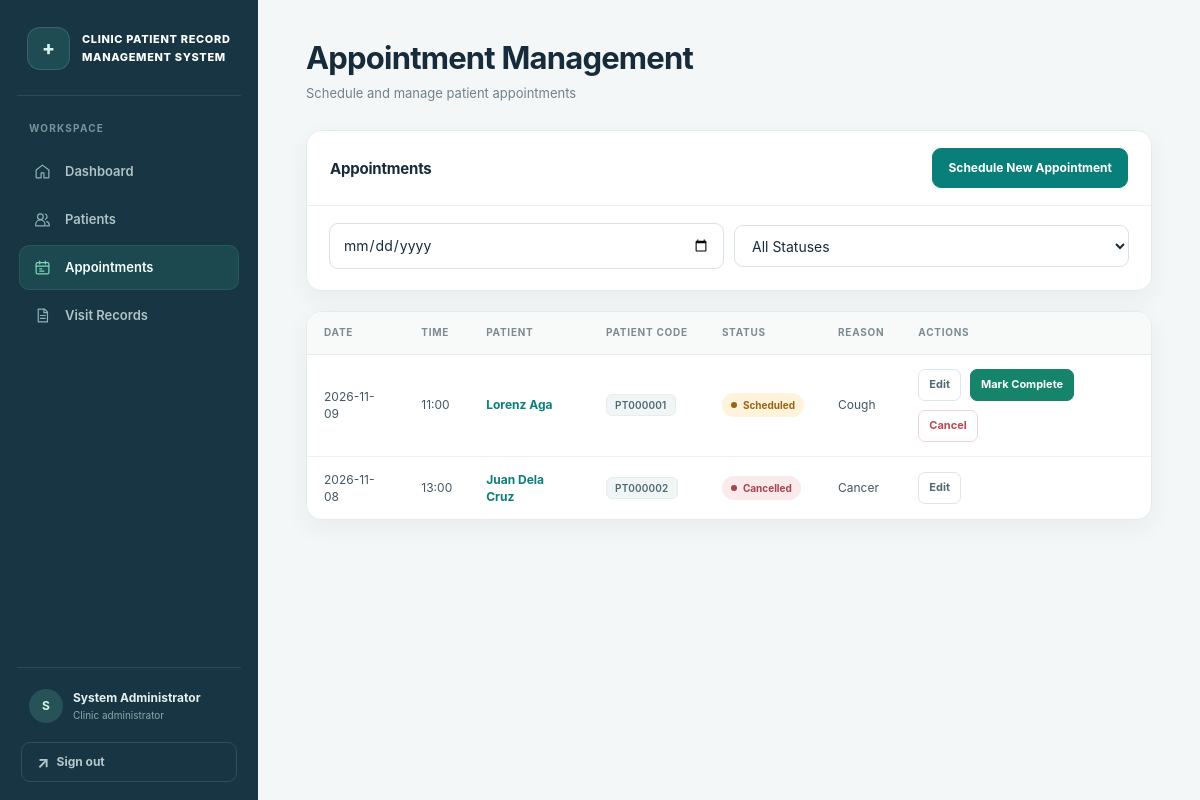
Before: /appointments (signed in) with the older database file.
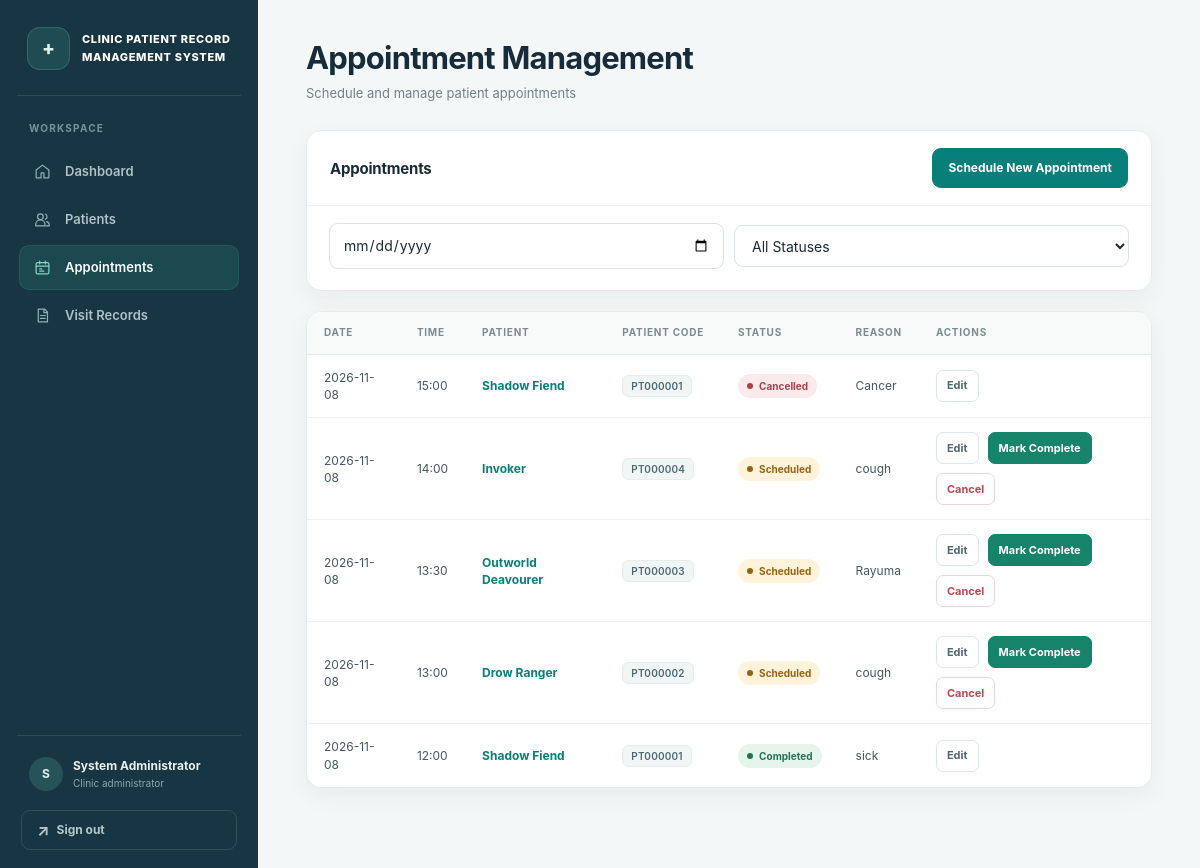
After: the same page with the newer database file.
### tables this page shows
CREATE TABLE appointments (
    appointment_id INTEGER PRIMARY KEY AUTOINCREMENT,
    patient_id INTEGER NOT NULL,
    visit_date TEXT NOT NULL,
    time TEXT NOT NULL,
    status TEXT NOT NULL DEFAULT 'Scheduled',
    reason TEXT,
    created_at TEXT NOT NULL DEFAULT CURRENT_TIMESTAMP,
    updated_at TEXT NOT NULL DEFAULT CURRENT_TIMESTAMP,
    FOREIGN KEY (patient_id) REFERENCES patients(patient_id) ON DELETE CASCADE,
    CHECK (status IN ('Scheduled', 'Completed', 'Cancelled'))
);

CREATE TABLE patients (
    patient_id INTEGER PRIMARY KEY AUTOINCREMENT,
    patient_code TEXT UNIQUE NOT NULL,
    name TEXT NOT NULL,
    contact TEXT,
    date_of_birth TEXT,
    address TEXT,
    created_at TEXT NOT NULL DEFAULT CURRENT_TIMESTAMP,
    updated_at TEXT NOT NULL DEFAULT CURRENT_TIMESTAMP
);

### app.py (the view)
@app.route('/appointments')
@login_required
def appointments():
    filter_date = request.args.get('date', '').strip()
    filter_status = request.args.get('status', '').strip()
    if filter_date or filter_status:
        appointments_list = db.filter_appointments(
            date=filter_date if filter_date else None,
            status=filter_status if filter_status else None
        )
    else:
        appointments_list = db.get_all_appointments()
    return render_template('appointments.html', appointments=appointments_list,
                         filter_date=filter_date, filter_status=filter_status)

### app.py (called while the page is built)
@app.after_request
def prevent_auth_page_caching(response):
    if request.endpoint in {'login', 'logout'}:
        response.headers['Cache-Control'] = 'no-store, no-cache, must-revalidate, max-age=0'
        response.headers['Pragma'] = 'no-cache'
        response.headers['Expires'] = '0'
    return response

def login_required(f):
    @wraps(f)
    def decorated_function(*args, **kwargs):
        if 'user_id' not in session:
            flash('Please log in to access this page.', 'error')
            return redirect(url_for('login'))
        return f(*args, **kwargs)
    return decorated_function

### database.py (called while the page is built)
def get_db_connection():
    conn = sqlite3.connect(DATABASE_PATH)
    conn.row_factory = sqlite3.Row
    conn.execute('PRAGMA foreign_keys = ON')
    return conn

def get_all_appointments():
    conn = get_db_connection()
    appointments = conn.execute(
        '''SELECT a.*, p.name, p.patient_code
           FROM appointments a
           JOIN patients p ON a.patient_id = p.patient_id
           ORDER BY a.visit_date DESC, a.time DESC'''
    ).fetchall()
    conn.close()
    return appointments

### templates/appointments.html (shortened to what this page needs)
{% extends "base.html" %}
{% block content %}
<div class="content-header">
    <h1>Appointment Management</h1>
    <p>Schedule and manage patient appointments</p>
</div>
<div class="card">
    <div class="card-header">
        <h2>Appointments</h2>
        <a href="{{ url_for('schedule_appointment') }}" class="btn btn-primary">Schedule New Appointment</a>
    </div>
    <form method="GET" action="{{ url_for('appointments') }}" class="filter-bar" data-auto-submit>
        <div class="form-group">
            <input type="date" name="date" class="form-input" value="{{ filter_date }}" data-auto-submit-change aria-label="Filter appointments by date">
        </div>
        <div class="form-group">
            <select name="status" class="form-select" data-auto-submit-change aria-label="Filter appointments by status">
                <option value="">All Statuses</option>
            </select>
        </div>
    </form>
</div>
{% if appointments %}
<div class="card">
    <div class="table-container">
        <table class="data-table">
            <thead>
                <tr>
                    <th>Date</th>
                    <th>Time</th>
                    <th>Patient</th>
                    <th>Patient Code</th>
                    <th>Status</th>
                    <th>Reason</th>
                    <th>Actions</th>
                </tr>
            </thead>
            <tbody>
                {% for appointment in appointments %}
                <tr>
                    <td>{{ appointment.visit_date }}</td>
                    <td>{{ appointment.time }}</td>
                    <td><a href="{{ url_for('patient_details', patient_id=appointment.patient_id) }}">{{ appointment.name }}</a></td>
                    <td><span class="patient-code">{{ appointment.patient_code }}</span></td>
                    <td>
                        <span class="status-badge status-{{ appointment.status.lower() }}">{{ appointment.status }}</span>
                    </td>
                    <td>{{ appointment.reason or '—' }}</td>
                    <td>
                        <div class="action-buttons">
                            <a href="{{ url_for('edit_appointment', appointment_id=appointment.appointment_id) }}" class="btn btn-secondary btn-small">Edit</a>
                            {% if appointment.status == 'Scheduled' %}
                            <form method="POST" action="{{ url_for('complete_appointment', appointment_id=appointment.appointment_id) }}" onsubmit="return confirm('Mark this appointment as completed?');">
                                <button type="submit" class="btn btn-success btn-small">Mark Complete</button>
                            </form>
                            <form method="POST" action="{{ url_for('cancel_appointment', appointment_id=appointment.appointment_id) }}" onsubmit="return confirm('Cancel this appointment?');">
                                <button type="submit" class="btn btn-danger btn-small">Cancel</button>
                            </form>
                            {% endif %}
                        </div>
                    </td>
                </tr>
                {% endfor %}
            </tbody>
        </table>
    </div>
</div>
{% endif %}
{% endblock %}

### templates/base.html (shortened to what this page needs)
<!DOCTYPE html>
<html lang="en">
<head>
    <link rel="stylesheet" href="{{ url_for('static', filename='css/style.css') }}">
</head>
<body>
    {% if session.get('user_id') %}
    <div class="app-container">
        <aside class="sidebar">
            <div class="sidebar-header">
                <span class="brand-mark" aria-hidden="true">+</span>
                <h2>CLINIC PATIENT RECORD MANAGEMENT SYSTEM</h2>
            </div>
            <div class="nav-caption">Workspace</div>
            <nav class="sidebar-nav" aria-label="Main navigation">
                <a href="{{ url_for('dashboard') }}" class="nav-item {% if request.endpoint == 'dashboard' %}active{% endif %}" aria-label="Dashboard"><span class="nav-icon" aria-hidden="true"><svg viewBox="0 0 24 24"><path d="m3 10 9-7 9 7v10a1 1 0 0 1-1 1h-6v-7h-4v7H4a1 1 0 0 1-1-1z"/></svg></span><span class="nav-label">Dashboard</span></a>
                <a href="{{ url_for('patients') }}" class="nav-item {% if request.endpoint in ['patients', 'register_patient', 'patient_details', 'edit_patient'] %}active{% endif %}" aria-label="Patients"><span class="nav-icon" aria-hidden="true"><svg viewBox="0 0 24 24"><circle cx="9" cy="8" r="4"/><path d="M2.5 21v-2a6.5 6.5 0 0 1 13 0v2zM16 4.3a4 4 0 0 1 0 7.4M18 15a5 5 0 0 1 3.5 4.8V21h-4"/></svg></span><span class="nav-label">Patients</span></a>
                <a href="{{ url_for('appointments') }}" class="nav-item {% if request.endpoint in ['appointments', 'schedule_appointment', 'edit_appointment'] %}active{% endif %}" aria-label="Appointments"><span class="nav-icon" aria-hidden="true"><svg viewBox="0 0 24 24"><rect x="3" y="5" width="18" height="16" rx="2"/><path d="M16 3v4M8 3v4M3 10h18M8 14h3M8 17h6"/></svg></span><span class="nav-label">Appointments</span></a>
                <a href="{{ url_for('visits') }}" class="nav-item {% if request.endpoint in ['visits', 'record_visit', 'patient_visits'] %}active{% endif %}" aria-label="Visit Records"><span class="nav-icon" aria-hidden="true"><svg viewBox="0 0 24 24"><path d="M6 3h9l4 4v14H6zM14 3v5h5M9 12h7M9 16h7"/></svg></span><span class="nav-label">Visit Records</span></a>
            </nav>
            <div class="sidebar-footer">
                <div class="sidebar-user">
                    <span class="avatar" aria-hidden="true">{{ session.get('full_name', 'U')[:1] }}</span>
                    <span><strong>{{ session.get('full_name') }}</strong><small>Clinic administrator</small></span>
                </div>
                <a href="{{ url_for('logout') }}" class="btn btn-secondary" aria-label="Sign out"><span class="signout-icon" aria-hidden="true">↗</span><span class="sidebar-label">Sign out</span></a>
            </div>
        </aside>
        <main class="main-content">
            <div class="content-inner">
                {% block content %}{% endblock %}
            </div>
        </main>
    </div>
    {% else %}
    {% block login_content %}{% endblock %}
    {% endif %}
</body>
</html>

Changed rows visible on the page:
removed appointments: visit_date "2026-11-09", time "11:00", name "Lorenz Aga", patient_code "PT000001", status "Scheduled", reason "Cough"
removed appointments: visit_date "2026-11-08", time "13:00", name "Juan Dela Cruz", patient_code "PT000002", status "Cancelled", reason "Cancer"
added appointments: visit_date "2026-11-08", time "15:00", name "Shadow Fiend", patient_code "PT000001", status "Cancelled", reason "Cancer"
added appointments: visit_date "2026-11-08", time "14:00", name "Invoker", patient_code "PT000004", status "Scheduled", reason "cough"
added appointments: visit_date "2026-11-08", time "13:30", name "Outworld Deavourer", patient_code "PT000003", status "Scheduled", reason "Rayuma"
added appointments: visit_date "2026-11-08", time "13:00", name "Drow Ranger", patient_code "PT000002", status "Scheduled", reason "cough"
added appointments: visit_date "2026-11-08", time "12:00", name "Shadow Fiend", patient_code "PT000001", status "Completed", reason "sick"
